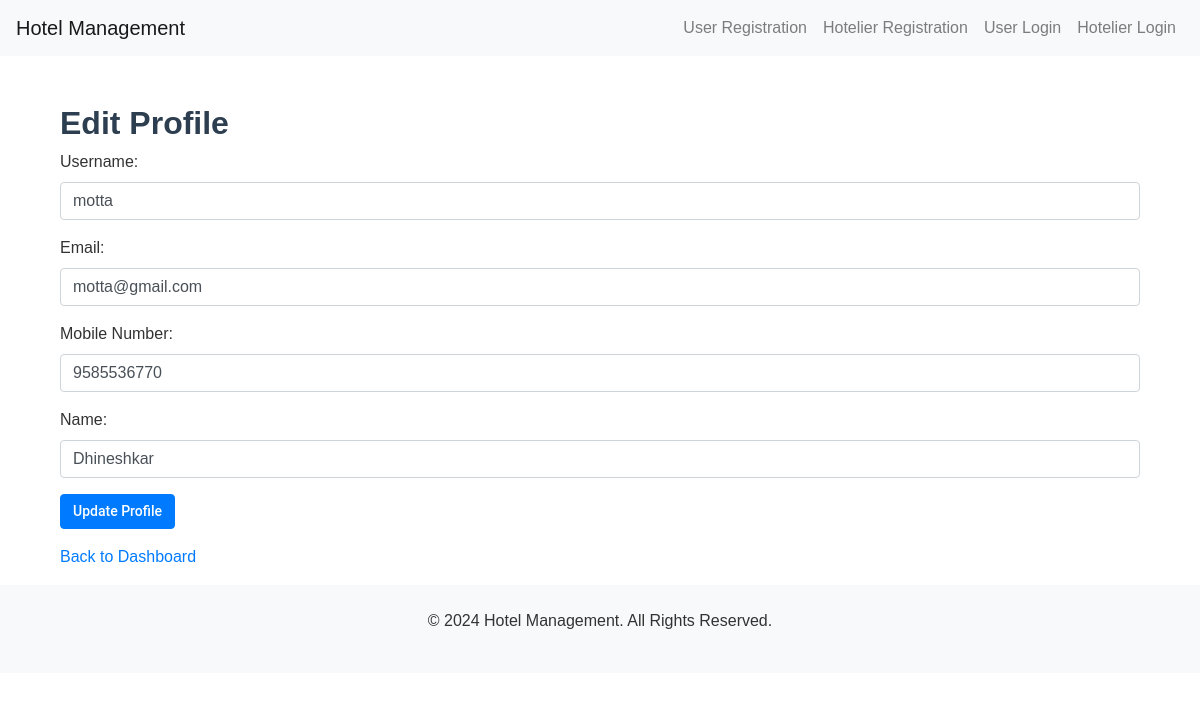
Page /edit-user-profile/ (signed in) on the committed database.
### hotel/models.py (models this page shows, shortened)
class CustomUser(AbstractUser):
    name=models.CharField(max_length=255)
    mobile_number = models.CharField(max_length=15)
    gmail_id = models.EmailField(max_length=254)
    is_hotelier = models.BooleanField(default=False)

### hotel/views.py (the view)
# urls.py: path('edit-user-profile/', views.edit_profile_user, name='edit_profile_user'),
def edit_profile_user(request):
    user = request.user
    if request.method == 'POST':
        form = EditUserProfileForm(request.POST, instance=user)
        if form.is_valid():
            form.save()
            return redirect('hotel:user_dashboard')
        else:
            print("Form errors:", form.errors)
    else:
        form = EditUserProfileForm(instance=user)
    return render(request, 'edit_profile_user.html', {'form': form, 'user': user})

### hotel/forms.py
class EditUserProfileForm(forms.ModelForm):
    class Meta:
        model = CustomUser
        fields = ['name', 'username', 'mobile_number', 'gmail_id']

### Template/edit_profile_user.html (shortened to what this page needs)
{% extends 'base.html' %}
{% block content %}
<div class="container">
    <h2>Edit Profile</h2>
    <form method="post">
        <div class="form-group">
            <label for="username">Username:</label>
            <input type="text" id="username" name="username" value="{{ user.username }}" class="form-control" required>
        </div>
        <div class="form-group">
            <label for="gmail_id">Email:</label>
            <input type="email" id="gmail_id" name="gmail_id" value="{{ user.gmail_id }}" class="form-control" required>
        </div>
        <div class="form-group">
            <label for="mobile_number">Mobile Number:</label>
            <input type="text" id="mobile_number" name="mobile_number" value="{{ user.mobile_number }}" class="form-control">
        </div>
        <div class="form-group">
            <label for="name">Name:</label>
            <input type="text" id="name" name="name" value="{{ user.name }}" class="form-control" required>
        </div>
        <button type="submit" class="btn btn-primary">Update Profile</button>
    </form>
    <p class="mt-3">
        <a href="{% url 'hotel:user_dashboard' %}">Back to Dashboard</a>
    </p>
</div>
{% endblock %}

### static/css/styles.css (style rules this page uses)
body { background-color: white; font-family: 'Poppins', sans-serif; font-size: 16px; color: #333; }
h2, h3 { font-family: 'Montserrat', sans-serif; font-weight: 700; color: #2c3e50; }
.btn { font-family: 'Roboto', sans-serif; font-size: 14px; font-weight: 500; }

### rows in the picture
CustomUser: username "motta", gmail_id "motta@gmail.com", mobile_number "9585536770", name "Dhineshkar"
